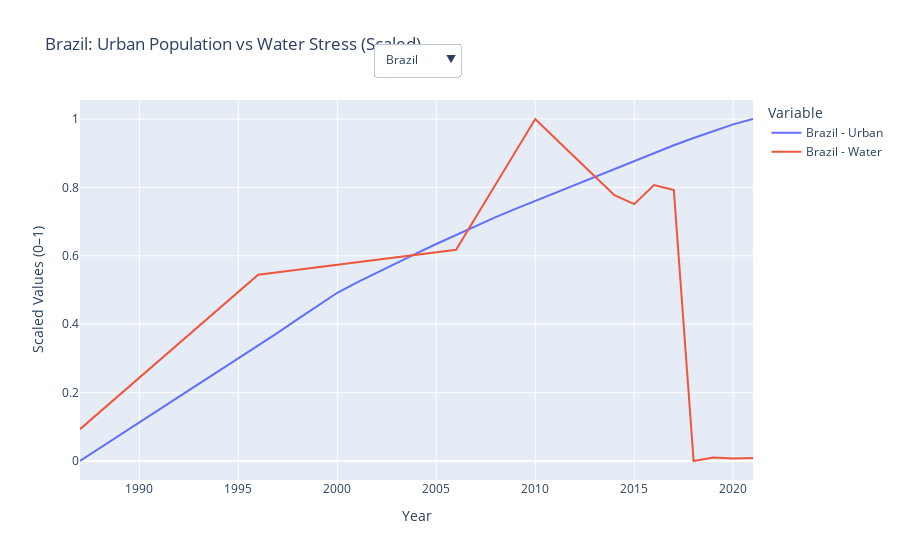

Notebook cell for this chart:
### Markdown cell above
## Developing countries
#### 4. Create interactive plot

### Code cell
# Start with the developing dataset
data = deving_df

# Get the list of unique countries in the dataset
countries = data['Country Name'].unique()

# Create an empty figure
fig = go.Figure()

# Step 1: Add one trace per country for both variables (urban + water)
for country in countries:
    country_data = data[data['Country Name'] == country]

    # Urban Population Line (normalized)
    fig.add_trace(go.Scatter(
        x=country_data['Year'],
        y=country_data['Urban_Scaled'],
        mode='lines',
        name=f"{country} - Urban",
        visible=(country == countries[0])  # only first country visible by default
    ))

    # Water Stress Line (normalized)
    fig.add_trace(go.Scatter(
        x=country_data['Year'],
        y=country_data['Water_Scaled'],
        mode='lines',
        name=f"{country} - Water",
        visible=(country == countries[0])  # only first country visible by default
    ))

# Step 2: Create dropdown buttons
dropdown_buttons = []

for i, country in enumerate(countries):
    # Each country has two traces: Urban + Water
    visibility = [False] * len(countries) * 2
    visibility[i * 2] = True     # Urban line for this country
    visibility[i * 2 + 1] = True # Water line for this country

    dropdown_buttons.append(
        dict(
            label=country,
            method='update',
            args=[{'visible': visibility},
                  {'title': f"{country}: Urban Population vs Water Stress (Scaled)"}]
        )
    )

# Step 3: Add the dropdown menu to the figure
fig.update_layout(
    updatemenus=[dict(
        active=0,
        buttons=dropdown_buttons,
        x=0.5,
        xanchor='center',
        y=1.15,
        yanchor='top'
    )],
 
    
    title=f"{countries[0]}: Urban Population vs Water Stress (Scaled)",
    xaxis_title="Year",
    yaxis_title="Scaled Values (0–1)",
    legend_title="Variable",
    height=500
)

legend=dict(
    title="",
    orientation="h",
    yanchor="bottom",
    y=1.02,
    xanchor="center",
    x=0.5
),


# Show the figure
fig.show()

### Figure 1 — Plotly figure (JSON) as saved in the notebook; plotly's stock layout.template omitted (floating-point values rounded to 4 significant figures)
{"data": [{"mode": "lines", "name": "Brazil - Urban", "type": "scatter", "visible": true, "x": [1987, 1988, 1989, 1990, 1991, 1992, 1993, 1994, 1995, 1996, 1997, 1998, 1999, 2000, 2001, 2002, 2003, 2004, 2005, 2006, 2007, 2008, 2009, 2010, 2011, 2012, 2013, 2014, 2015, 2016, 2017, 2018, 2019, 2020, 2021], "y": [0, 0.03798, 0.07581, 0.1136, 0.151, 0.1884, 0.2257, 0.2627, 0.2997, 0.3369, 0.3756, 0.4147, 0.4538, 0.4919, 0.5223, 0.5513, 0.5795, 0.6072, 0.6345, 0.6613, 0.6876, 0.713, 0.7374, 0.7609, 0.7842, 0.8077, 0.8312, 0.8548, 0.8782, 0.901, 0.9233, 0.9446, 0.9652, 0.9843, 1]}, {"mode": "lines", "name": "Brazil - Water", "type": "scatter", "visible": true, "x": [1987, 1988, 1989, 1990, 1991, 1992, 1993, 1994, 1995, 1996, 1997, 1998, 1999, 2000, 2001, 2002, 2003, 2004, 2005, 2006, 2007, 2008, 2009, 2010, 2011, 2012, 2013, 2014, 2015, 2016, 2017, 2018, 2019, 2020, 2021], "y": [0.093, 0.1432, 0.1934, 0.2436, 0.2938, 0.3445, 0.3948, 0.4451, 0.4954, 0.5448, 0.5522, 0.5596, 0.567, 0.574, 0.5813, 0.5886, 0.5959, 0.6032, 0.6105, 0.6178, 0.7135, 0.8089, 0.9045, 1, 0.944, 0.8879, 0.8319, 0.7775, 0.7509, 0.8069, 0.7925, 0, 0.009992, 0.007335, 0.00861]}, {"mode": "lines", "name": "China - Urban", "type": "scatter", "visible": false, "x": [1980, 1981, 1982, 1983, 1984, 1985, 1986, 1987, 1988, 1989, 1990, 1991, 1992, 1993, 1994, 1995, 1996, 1997, 1998, 1999, 2000, 2001, 2002, 2003, 2004, 2005, 2006, 2007, 2008, 2009, 2010, 2011, 2012, 2013, 2014, 2015, 2016, 2017, 2018, 2019, 2020, 2021], "y": [0, 0.01443, 0.03013, 0.04405, 0.0581, 0.07283, 0.08857, 0.1054, 0.1229, 0.1408, 0.1591, 0.1795, 0.2, 0.2208, 0.2423, 0.2642, 0.2867, 0.3096, 0.3329, 0.3562, 0.3796, 0.4067, 0.4359, 0.4654, 0.4954, 0.5259, 0.5558, 0.5855, 0.6155, 0.6457, 0.6762, 0.7063, 0.7375, 0.7688, 0.8001, 0.8311, 0.8622, 0.8937, 0.9233, 0.9511, 0.9768, 1]}, {"mode": "lines", "name": "China - Water", "type": "scatter", "visible": false, "x": [1980, 1981, 1982, 1983, 1984, 1985, 1986, 1987, 1988, 1989, 1990, 1991, 1992, 1993, 1994, 1995, 1996, 1997, 1998, 1999, 2000, 2001, 2002, 2003, 2004, 2005, 2006, 2007, 2008, 2009, 2010, 2011, 2012, 2013, 2014, 2015, 2016, 2017, 2018, 2019, 2020, 2021], "y": [0, 0.05229, 0.1046, 0.1569, 0.2091, 0.233, 0.2567, 0.2803, 0.3039, 0.3275, 0.3512, 0.404, 0.4568, 0.5096, 0.5323, 0.5551, 0.5778, 0.6005, 0.6232, 0.6459, 0.6687, 0.6727, 0.6766, 0.6806, 0.6846, 0.6886, 0.7753, 0.7797, 0.8258, 0.8701, 0.8928, 0.9437, 0.9674, 0.9924, 0.9338, 0.9238, 1, 0.9513, 0.9307, 0.9881, 0.7783, 0.7783]}, {"mode": "lines", "name": "India - Urban", "type": "scatter", "visible": false, "x": [1975, 1976, 1977, 1978, 1979, 1980, 1981, 1982, 1983, 1984, 1985, 1986, 1987, 1988, 1989, 1990, 1991, 1992, 1993, 1994, 1995, 1996, 1997, 1998, 1999, 2000, 2001, 2002, 2003, 2004, 2005, 2006, 2007, 2008, 2009, 2010, 2011, 2012, 2013, 2014, 2015, 2016, 2017, 2018, 2019, 2020, 2021], "y": [0, 0.01422, 0.02901, 0.04415, 0.05995, 0.07662, 0.09289, 0.1079, 0.1234, 0.1395, 0.1559, 0.1729, 0.1902, 0.2079, 0.2261, 0.2447, 0.2633, 0.2816, 0.3002, 0.319, 0.338, 0.3575, 0.3773, 0.3974, 0.4178, 0.4385, 0.4607, 0.4852, 0.5098, 0.5348, 0.5597, 0.5847, 0.6097, 0.6348, 0.6604, 0.6868, 0.7134, 0.7405, 0.7681, 0.7958, 0.8237, 0.8525, 0.882, 0.9116, 0.9414, 0.9712, 1]}, {"mode": "lines", "name": "India - Water", "type": "scatter", "visible": false, "x": [1975, 1976, 1977, 1978, 1979, 1980, 1981, 1982, 1983, 1984, 1985, 1986, 1987, 1988, 1989, 1990, 1991, 1992, 1993, 1994, 1995, 1996, 1997, 1998, 1999, 2000, 2001, 2002, 2003, 2004, 2005, 2006, 2007, 2008, 2009, 2010, 2011, 2012, 2013, 2014, 2015, 2016, 2017, 2018, 2019, 2020, 2021], "y": [0, 0.04235, 0.08469, 0.127, 0.1694, 0.2117, 0.2541, 0.2964, 0.3388, 0.3811, 0.4235, 0.4259, 0.4283, 0.4307, 0.4331, 0.4354, 0.4755, 0.5156, 0.5556, 0.5957, 0.6358, 0.6758, 0.7159, 0.7559, 0.796, 0.8361, 0.8907, 0.9454, 1, 0.8899, 0.9034, 0.9168, 0.9303, 0.9438, 0.9572, 0.9707, 0.9707, 0.9707, 0.9707, 0.9707, 0.9707, 0.9707, 0.9707, 0.9707, 0.9707, 0.9707, 0.9707]}, {"mode": "lines", "name": "Nigeria - Urban", "type": "scatter", "visible": false, "x": [1987, 1988, 1989, 1990, 1991, 1992, 1993, 1994, 1995, 1996, 1997, 1998, 1999, 2000, 2001, 2002, 2003, 2004, 2005, 2006, 2007, 2008, 2009, 2010, 2011, 2012, 2013, 2014, 2015, 2016, 2017, 2018, 2019, 2020, 2021], "y": [0, 0.01547, 0.03177, 0.04894, 0.06287, 0.07732, 0.09244, 0.1081, 0.1245, 0.1414, 0.1589, 0.1771, 0.1962, 0.2163, 0.2414, 0.2679, 0.2957, 0.3248, 0.3552, 0.3869, 0.4201, 0.4549, 0.4911, 0.529, 0.5684, 0.609, 0.6505, 0.6927, 0.7354, 0.7787, 0.8228, 0.867, 0.9109, 0.9551, 1]}, {"mode": "lines", "name": "Nigeria - Water", "type": "scatter", "visible": false, "x": [1987, 1988, 1989, 1990, 1991, 1992, 1993, 1994, 1995, 1996, 1997, 1998, 1999, 2000, 2001, 2002, 2003, 2004, 2005, 2006, 2007, 2008, 2009, 2010, 2011, 2012, 2013, 2014, 2015, 2016, 2017, 2018, 2019, 2020, 2021], "y": [0, 0.05268, 0.1054, 0.1577, 0.2104, 0.2631, 0.3158, 0.3686, 0.4213, 0.474, 0.5268, 0.5794, 0.6322, 0.6848, 0.7217, 0.7585, 0.7954, 0.8322, 0.8691, 0.8953, 0.9214, 0.9476, 0.9738, 1, 1, 1, 1, 1, 1, 1, 1, 1, 1, 1, 1]}, {"mode": "lines", "name": "Pakistan - Urban", "type": "scatter", "visible": false, "x": [1975, 1976, 1977, 1978, 1979, 1980, 1981, 1982, 1983, 1984, 1985, 1986, 1987, 1988, 1989, 1990, 1991, 1992, 1993, 1994, 1995, 1996, 1997, 1998, 1999, 2000, 2001, 2002, 2003, 2004, 2005, 2006, 2007, 2008, 2009, 2010, 2011, 2012, 2013, 2014, 2015, 2016, 2017, 2018, 2019, 2020, 2021], "y": [0, 0.01138, 0.02345, 0.03625, 0.05041, 0.06725, 0.08483, 0.1009, 0.1166, 0.1317, 0.1475, 0.1649, 0.1831, 0.2019, 0.221, 0.2413, 0.2622, 0.2816, 0.3012, 0.3222, 0.344, 0.3667, 0.3897, 0.4126, 0.4353, 0.4594, 0.4841, 0.5071, 0.5299, 0.5544, 0.5791, 0.6043, 0.6326, 0.6621, 0.6913, 0.7207, 0.7486, 0.774, 0.7969, 0.8191, 0.8405, 0.8613, 0.8838, 0.9096, 0.9372, 0.9675, 1]}, {"mode": "lines", "name": "Pakistan - Water", "type": "scatter", "visible": false, "x": [1975, 1976, 1977, 1978, 1979, 1980, 1981, 1982, 1983, 1984, 1985, 1986, 1987, 1988, 1989, 1990, 1991, 1992, 1993, 1994, 1995, 1996, 1997, 1998, 1999, 2000, 2001, 2002, 2003, 2004, 2005, 2006, 2007, 2008, 2009, 2010, 2011, 2012, 2013, 2014, 2015, 2016, 2017, 2018, 2019, 2020, 2021], "y": [0, 0.001259, 0.002518, 0.003776, 0.005035, 0.006294, 0.007553, 0.008811, 0.01007, 0.01133, 0.01259, 0.01385, 0.01511, 0.01636, 0.01762, 0.01888, 0.02014, 0.03714, 0.05415, 0.07115, 0.08816, 0.1052, 0.1222, 0.1392, 0.1562, 0.1732, 0.1847, 0.1962, 0.2077, 0.2192, 0.2307, 0.2443, 0.2579, 0.2719, 0.2682, 0.288, 0.2356, 0.3114, 0.2719, 0.3745, 0.3928, 0.4187, 0.4205, 0.3553, 0.2142, 0.3268, 1]}], "layout": {"autosize": true, "legend": {"title": {"text": "Variable"}}, "title": {"text": "Brazil: Urban Population vs Water Stress (Scaled)"}, "updatemenus": [{"active": 0, "buttons": [{"args": [{"visible": [true, true, false, false, false, false, false, false, false, false]}, {"title": "Brazil: Urban Population vs Water Stress (Scaled)"}], "label": "Brazil", "method": "update"}, {"args": [{"visible": [false, false, true, true, false, false, false, false, false, false]}, {"title": "China: Urban Population vs Water Stress (Scaled)"}], "label": "China", "method": "update"}, {"args": [{"visible": [false, false, false, false, true, true, false, false, false, false]}, {"title": "India: Urban Population vs Water Stress (Scaled)"}], "label": "India", "method": "update"}, {"args": [{"visible": [false, false, false, false, false, false, true, true, false, false]}, {"title": "Nigeria: Urban Population vs Water Stress (Scaled)"}], "label": "Nigeria", "method": "update"}, {"args": [{"visible": [false, false, false, false, false, false, false, false, true, true]}, {"title": "Pakistan: Urban Population vs Water Stress (Scaled)"}], "label": "Pakistan", "method": "update"}], "x": 0.5, "xanchor": "center", "y": 1.15, "yanchor": "top"}], "xaxis": {"autorange": true, "range": [1987, 2021], "title": {"text": "Year"}, "type": "linear"}, "yaxis": {"autorange": true, "range": [-0.05556, 1.056], "title": {"text": "Scaled Values (0–1)"}, "type": "linear"}}}
